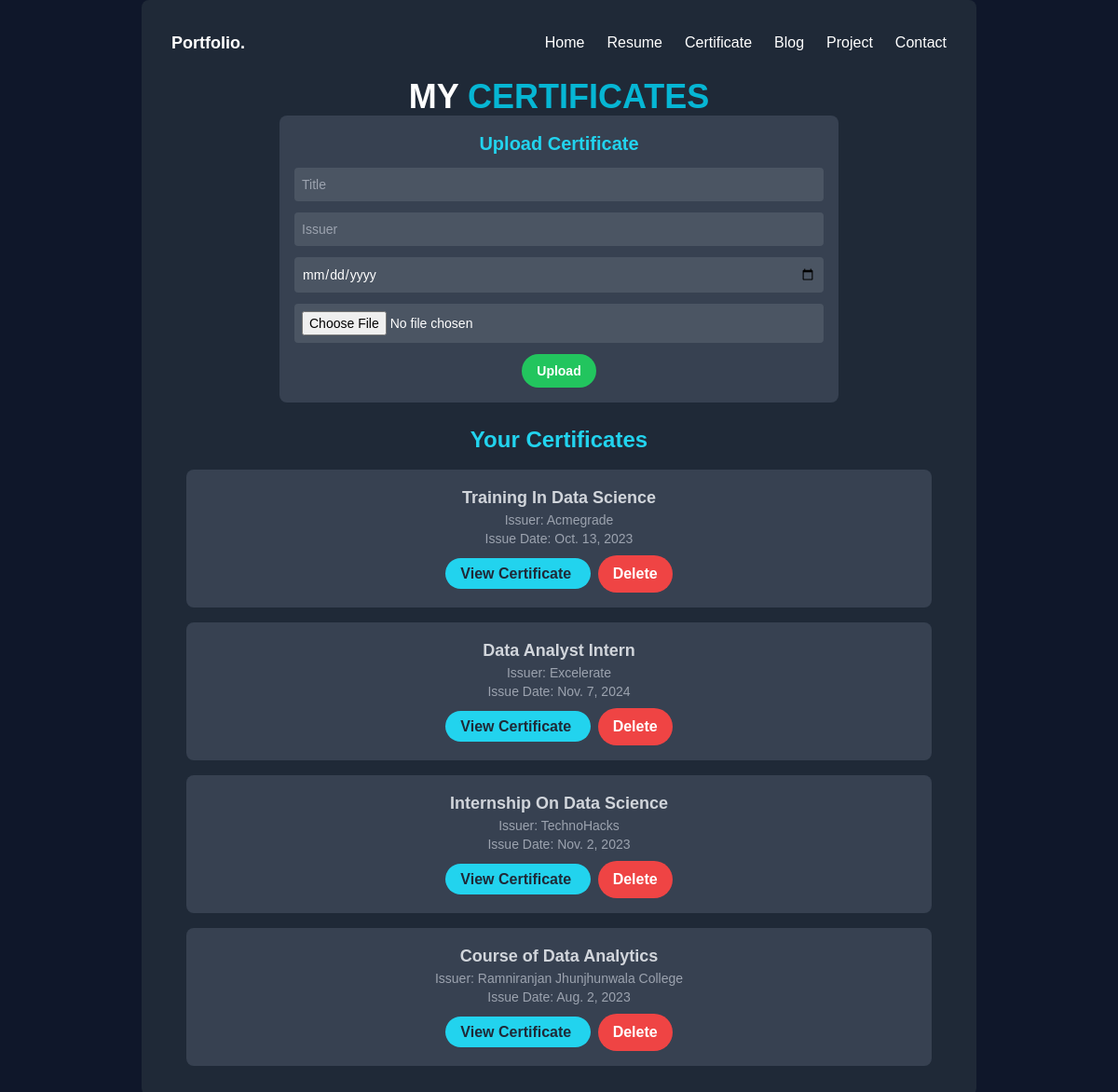
The app's page /certificate/ with its own data.
### portfolio_app/models.py (models this page shows, shortened)
class Certificate(models.Model):
    title = models.CharField(max_length=255)
    issuer = models.CharField(max_length=255)
    issue_date = models.DateField()
    certificate_file = models.FileField(upload_to='certificates/')

### portfolio_app/views.py (the view)
# urls.py: path('certificate/', views.Certificate_view, name='certificate'),
def Certificate_view(request):
    certificates = Certificate.objects.all()  # Fetch all certificates from the database
    return render(request, 'certificate.html', {'certificates': certificates})

### portfolio_app/templates/certificate.html (shortened to what this page needs)
{% extends "base.html" %}
{% block content %}
<div class="text-center px-4">
    <h1 class="text-4xl font-bold">
        <span class="text-White">MY</span> <span class="text-cyan-500">CERTIFICATES</span>
    </h1>
        <div class="bg-gray-700 rounded-lg p-4 mb-6 w-3/4 mx-auto">
            <h2 class="text-xl font-bold text-cyan-400 mb-3">Upload Certificate</h2>
            <form action="{% url 'upload_certificate' %}" method="POST" enctype="multipart/form-data">
                <div class="mb-3">
                    <input type="text" name="title" placeholder="Title" required class="w-full p-2 rounded bg-gray-600 text-white text-sm">
                </div>
                <div class="mb-3">
                    <input type="text" name="issuer" placeholder="Issuer" required class="w-full p-2 rounded bg-gray-600 text-white text-sm">
                </div>
                <div class="mb-3">
                    <input type="date" name="issue_date" required class="w-full p-2 rounded bg-gray-600 text-white text-sm">
                </div>
                <div class="mb-3">
                    <input type="file" name="certificate_file" required class="w-full p-2 rounded bg-gray-600 text-white text-sm">
                </div>
                <button type="submit" class="bg-green-500 text-white font-bold py-2 px-4 rounded-full hover:bg-green-400 transition text-sm">
                    Upload
                </button>
            </form>
        </div>
        <div class="mt-6">
            <h2 class="text-2xl font-bold text-cyan-400 mb-4">Your Certificates</h2>
            {% if certificates %}
                <ul class="space-y-4">
                    {% for certificate in certificates %}
                        <li class="bg-gray-700 p-4 rounded-lg">
                            <p class="text-lg font-bold text-gray-300">{{ certificate.title }}</p>
                            <p class="text-sm text-gray-400">Issuer: {{ certificate.issuer }}</p>
                            <p class="text-sm text-gray-400">Issue Date: {{ certificate.issue_date }}</p>
                            <div class="mt-2">
                                <a href="{{ certificate.certificate_file.url }}" target="_blank" class="bg-cyan-400 text-gray-800 font-bold py-2 px-4 rounded-full hover:bg-cyan-300 transition">
                                    View Certificate
                                </a>
                                <form action="{% url 'delete_certificate' certificate.id %}" method="POST" class="inline-block ml-2">
                                    <button type="submit" class="bg-red-500 text-white font-bold py-2 px-4 rounded-full hover:bg-red-400 transition">
                                        Delete
                                    </button>
                                </form>
                            </div>
                        </li>
                    {% endfor %}
                </ul>
            {% else %}
                <p class="text-gray-400">No certificates uploaded yet.</p>
            {% endif %}
        </div>
    </div>
{% endblock %}

### portfolio_app/templates/base.html (style rules this page uses)
body { background-color: #0f172a; color: #fff; font-family: 'Arial', sans-serif; }

### records on screen
Certificate: title "Training In Data Science", issuer "Acmegrade", issue_date "Oct. 13, 2023"
Certificate: title "Data Analyst Intern", issuer "Excelerate", issue_date "Nov. 7, 2024"
Certificate: title "Internship On Data Science", issuer "TechnoHacks", issue_date "Nov. 2, 2023"
Certificate: title "Course of Data Analytics", issuer "Ramniranjan Jhunjhunwala College", issue_date "Aug. 2, 2023"
